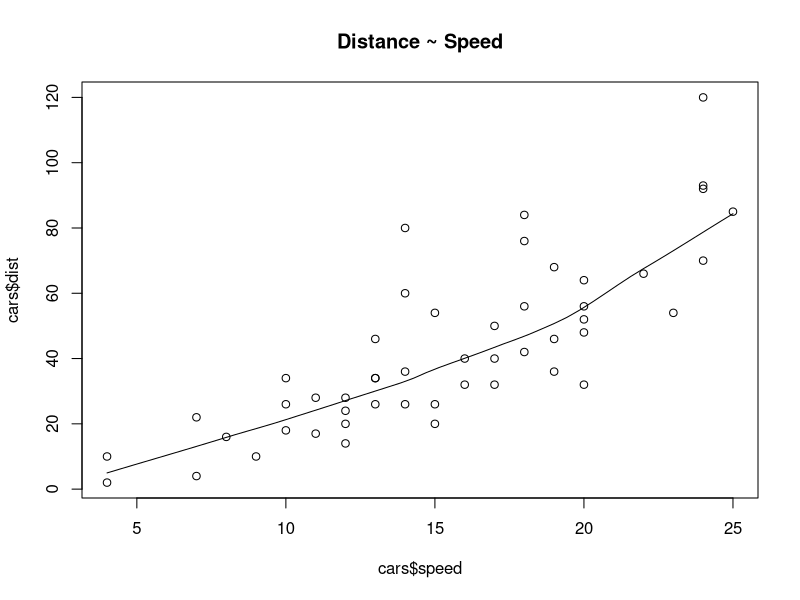
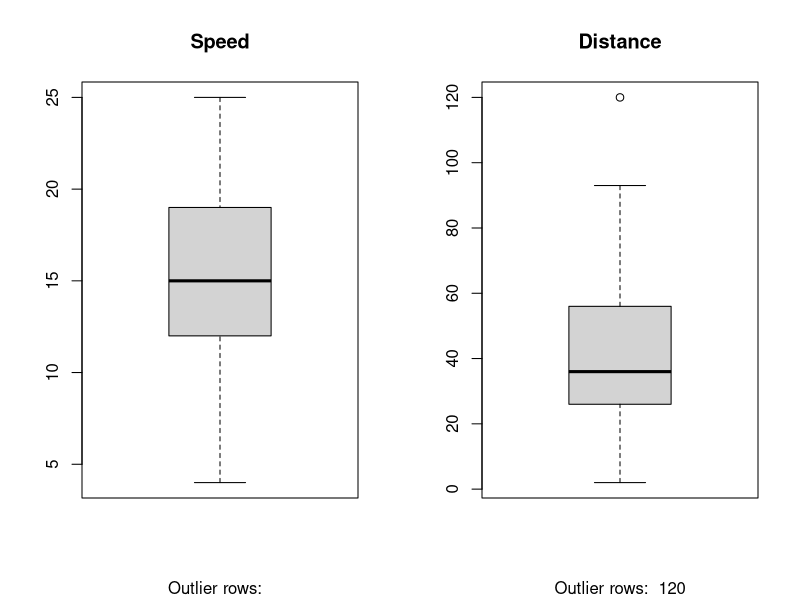
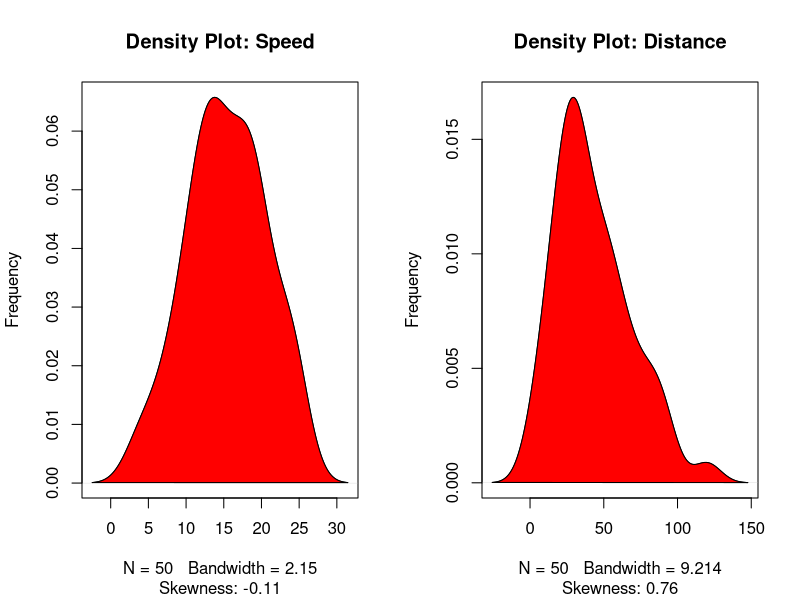

R code for these plots, in order: (Note: this script raises an error after producing the figures.)
head(cars)
scatter.smooth(x=cars$speed, y=cars$dist, main="Distance ~ Speed") # scatterplot
par(mfrow=c(1, 2)) # Divide graph area in 2 columns
boxplot(cars$speed, main="Speed", sub=paste("Outlier rows: ", boxplot.stats(cars$speed)$out))
boxplot(cars$dist, main="Distance", sub=paste("Outlier rows: ", boxplot.stats(cars$dist)$out))

library(e1071)
par(mfrow=c(1,2)) # Divide graph area in 2 columns
plot(density(cars$speed), main="Density Plot: Speed", ylab = "Frequency", sub=paste("Skewness:", round(e1071::skewness(cars$speed), 2))) # Density plot for speed
polygon(density(cars$speed), col="red")
plot(density(cars$dist), main="Density Plot: Distance", ylab="Frequency", sub=paste("Skewness:", round(e1071::skewness(cars$dist), 2))) # Density plot for 'dist'
polygon(density(cars$dist), col="red")
cor(cars$speed, cars$dist)

linearMod <- lm(Distance ~ Speed, data = cars) # Build Linear regression model on full data
print(linearMod)

# The Coefficients that the statement above prints out have two components: Intercept: -17.579, Speed: 3.932.
# These are called the beta coefficients. In other words:
# dist=Intercept+(B*speed) = dist=-17.579 + 3.932*speed
# Before I can use my linear model I have to make sure my model 
# is statistically signifigant.

summary(linearMod)
